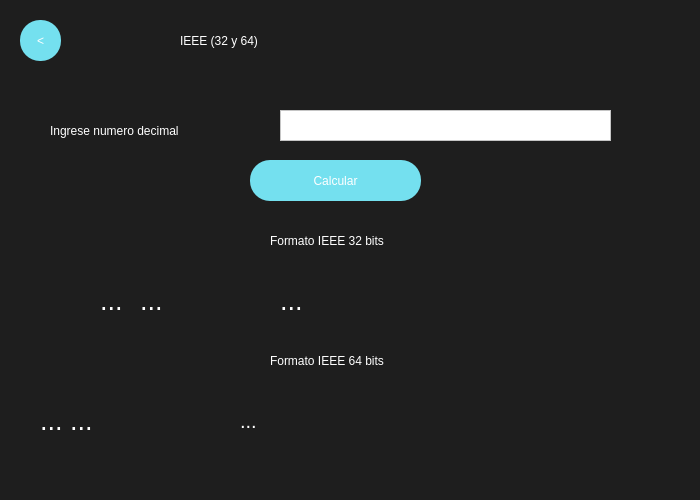
<?xml version="1.0" encoding="UTF-8"?>
<ui version="4.0">
 <class>MainWindow</class>
 <widget class="QMainWindow" name="MainWindow">
  <property name="geometry">
   <rect>
    <x>0</x>
    <y>0</y>
    <width>700</width>
    <height>500</height>
   </rect>
  </property>
  <property name="minimumSize">
   <size>
    <width>700</width>
    <height>500</height>
   </size>
  </property>
  <property name="maximumSize">
   <size>
    <width>700</width>
    <height>500</height>
   </size>
  </property>
  <property name="windowTitle">
   <string>MainWindow</string>
  </property>
  <property name="styleSheet">
   <string notr="true">QWidget{
background-color:#1E1E1E;
}

QPushButton{
background-color:#74E0Ef;
color:white;
font: 30pt &quot;Impact&quot;;
border-radius:25px;
}

QPushButton:hover{
background-color:#7A63FF;
color:#74E0Ef;
font: 30pt &quot;Impact&quot;;
border-radius:30px;
}

</string>
  </property>
  <widget class="QWidget" name="centralwidget">
   <widget class="QLabel" name="label">
    <property name="geometry">
     <rect>
      <x>180</x>
      <y>10</y>
      <width>341</width>
      <height>61</height>
     </rect>
    </property>
    <property name="styleSheet">
     <string notr="true">color:white;
font: 50pt &quot;Impact&quot;;
</string>
    </property>
    <property name="text">
     <string>IEEE (32 y 64)</string>
    </property>
   </widget>
   <widget class="QPushButton" name="BitsBackButton">
    <property name="geometry">
     <rect>
      <x>20</x>
      <y>20</y>
      <width>41</width>
      <height>41</height>
     </rect>
    </property>
    <property name="styleSheet">
     <string notr="true">font: 20pt &quot;impact&quot;;
border-radius:20px;</string>
    </property>
    <property name="text">
     <string>&lt;</string>
    </property>
   </widget>
   <widget class="QPushButton" name="IEEECalculateButton">
    <property name="geometry">
     <rect>
      <x>250</x>
      <y>160</y>
      <width>171</width>
      <height>41</height>
     </rect>
    </property>
    <property name="styleSheet">
     <string notr="true">font: 20pt &quot;impact&quot;;
border-radius:20px;</string>
    </property>
    <property name="text">
     <string>Calcular</string>
    </property>
   </widget>
   <widget class="QLabel" name="label_2">
    <property name="geometry">
     <rect>
      <x>50</x>
      <y>120</y>
      <width>221</width>
      <height>21</height>
     </rect>
    </property>
    <property name="styleSheet">
     <string notr="true">font:15pt&quot;Arial&quot;;
color:white;</string>
    </property>
    <property name="text">
     <string>Ingrese numero decimal </string>
    </property>
   </widget>
   <widget class="QLabel" name="label_3">
    <property name="geometry">
     <rect>
      <x>270</x>
      <y>230</y>
      <width>161</width>
      <height>21</height>
     </rect>
    </property>
    <property name="styleSheet">
     <string notr="true">font:15pt&quot;impact&quot;;
color:white;</string>
    </property>
    <property name="text">
     <string>Formato IEEE 32 bits</string>
    </property>
   </widget>
   <widget class="QLabel" name="Signo32">
    <property name="geometry">
     <rect>
      <x>100</x>
      <y>290</y>
      <width>21</width>
      <height>21</height>
     </rect>
    </property>
    <property name="styleSheet">
     <string notr="true">color:white;
font:20pt;</string>
    </property>
    <property name="text">
     <string>...</string>
    </property>
   </widget>
   <widget class="QLabel" name="ResultExp">
    <property name="geometry">
     <rect>
      <x>140</x>
      <y>290</y>
      <width>121</width>
      <height>21</height>
     </rect>
    </property>
    <property name="styleSheet">
     <string notr="true">color:white;
font:20pt;</string>
    </property>
    <property name="text">
     <string>...</string>
    </property>
   </widget>
   <widget class="QLabel" name="ResultMants">
    <property name="geometry">
     <rect>
      <x>280</x>
      <y>290</y>
      <width>331</width>
      <height>21</height>
     </rect>
    </property>
    <property name="styleSheet">
     <string notr="true">color:white;
font:20pt;</string>
    </property>
    <property name="text">
     <string>...</string>
    </property>
   </widget>
   <widget class="QLabel" name="ResultExp2">
    <property name="geometry">
     <rect>
      <x>70</x>
      <y>410</y>
      <width>161</width>
      <height>21</height>
     </rect>
    </property>
    <property name="styleSheet">
     <string notr="true">color:white;
font:20pt;</string>
    </property>
    <property name="text">
     <string>...</string>
    </property>
   </widget>
   <widget class="QLabel" name="Signo64">
    <property name="geometry">
     <rect>
      <x>40</x>
      <y>410</y>
      <width>21</width>
      <height>21</height>
     </rect>
    </property>
    <property name="styleSheet">
     <string notr="true">color:white;
font:20pt;</string>
    </property>
    <property name="text">
     <string>...</string>
    </property>
   </widget>
   <widget class="QLabel" name="ResultMants2">
    <property name="geometry">
     <rect>
      <x>240</x>
      <y>410</y>
      <width>451</width>
      <height>21</height>
     </rect>
    </property>
    <property name="styleSheet">
     <string notr="true">color:white;
font:15pt;</string>
    </property>
    <property name="text">
     <string>...</string>
    </property>
   </widget>
   <widget class="QLabel" name="label_10">
    <property name="geometry">
     <rect>
      <x>270</x>
      <y>350</y>
      <width>161</width>
      <height>21</height>
     </rect>
    </property>
    <property name="styleSheet">
     <string notr="true">font:15pt&quot;impact&quot;;
color:white;</string>
    </property>
    <property name="text">
     <string>Formato IEEE 64 bits</string>
    </property>
   </widget>
   <widget class="QTextEdit" name="IeeeEntry">
    <property name="geometry">
     <rect>
      <x>280</x>
      <y>110</y>
      <width>331</width>
      <height>31</height>
     </rect>
    </property>
    <property name="styleSheet">
     <string notr="true">background-color: rgb(255, 255, 255);</string>
    </property>
   </widget>
  </widget>
 </widget>
 <resources/>
 <connections/>
</ui>
